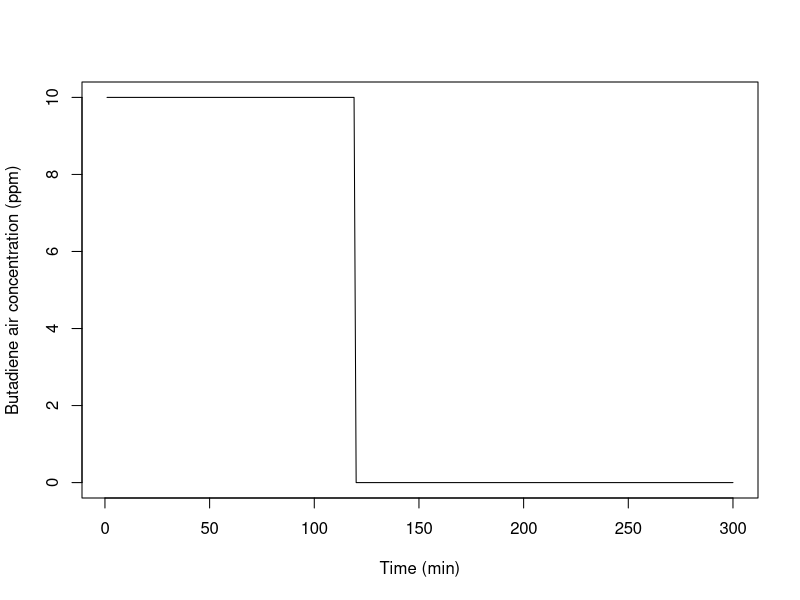
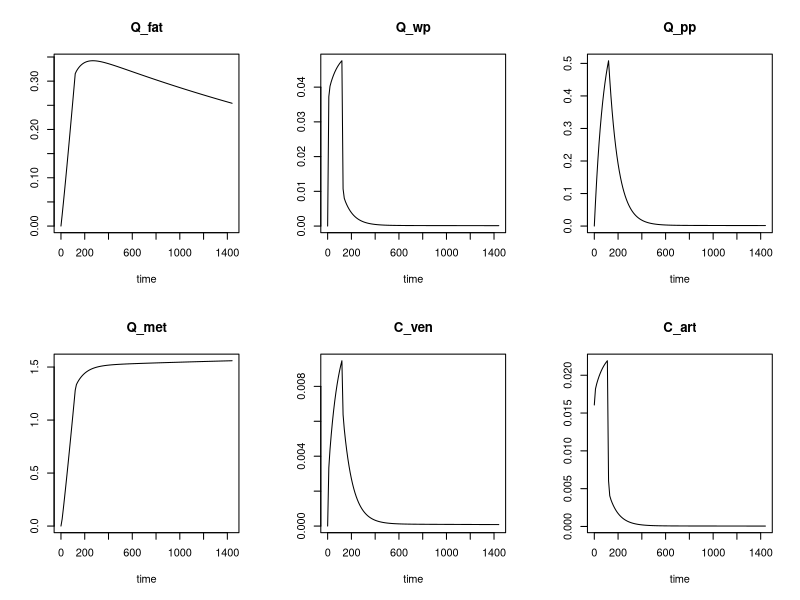
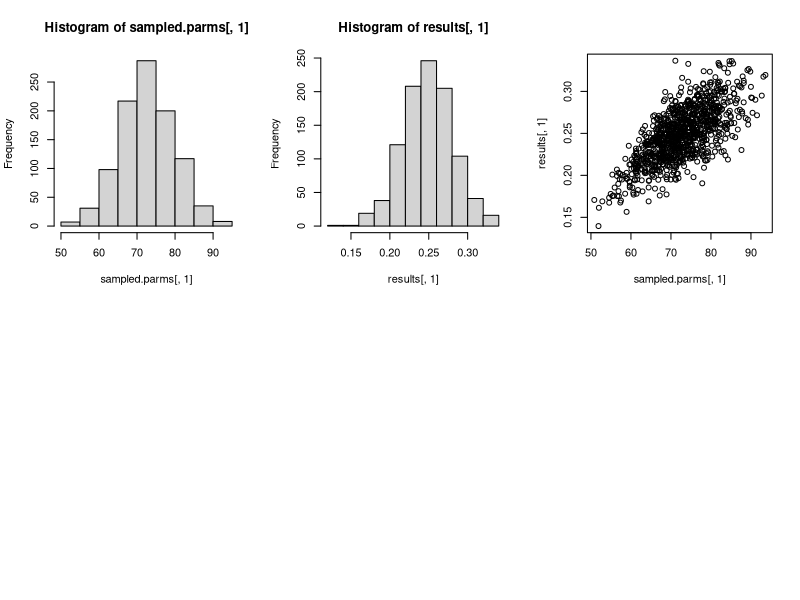

The R source for these figures, in order:
# Define and initialize the state variables
y = c("Q_fat" = 0, # Quantity of butadiene in fat (mg)
      "Q_wp" = 0, # ~ in well-perfused (mg)
      "Q_pp" = 0, # ~ in poorly-perfused (mg)
      "Q_met" = 0) # ~ metabolized (mg)

# Define the model parameters
# Units:
# Volumes: liter
# Time: minute
# Flows: liter / minute
parameters = c(
  "BDM" = 73, # Body mass (kg)
  "Height" = 1.6, # Body height (m)
  "Age" = 40, # in years
  "Sex" = 1, # code 1 is male, 2 is female
  "Flow_pul" = 5, # Pulmonary ventilation rate (L/min)
  "Pct_Deadspace" = 0.7, # Fraction of pulmonary deadspace
  "Vent_Perf" = 1.14, # Ventilation over perfusion ratio
  "Pct_LBDM_wp" = 0.2, # wp tissue as fraction of lean mass
  "Pct_Flow_fat" = 0.1, # Fraction of cardiac output to fat
  "Pct_Flow_pp" = 0.35, # ~ to pp
  "PC_art" = 2, # Blood/air partition coefficient
  "PC_fat" = 22, # Fat/blood ~
  "PC_wp" = 0.8, # wp/blood ~
  "PC_pp" = 0.8, # pp/blood ~
  "Kmetwp" = 0.25) # Rate constant for metabolism

C_inh = approxfun(x = c(0,120), y = c(10,0),
                  method="constant", f=0, rule=2)

# Check the input concentration profile just defined
plot(C_inh(1:300), xlab = "Time (min)",
     ylab = "Butadiene air concentration (ppm)", type = "l")

# Define the model equations
bd.model = function(t, y, parameters) {
  with (as.list(y), {
    with (as.list(parameters), {
      # Define some useful constants
      MW_bu = 54.0914 # butadiene molecular weight (in grams)
      ppm_per_mM = 24450 # ppm to mM under normal conditions
      # Conversions from/to ppm
      ppm_per_mg_per_l = ppm_per_mM / MW_bu
      mg_per_l_per_ppm = 1 / ppm_per_mg_per_l
      # Calculate Flow_alv from total pulmonary flow
      Flow_alv = Flow_pul * (1 - Pct_Deadspace)
      # Calculate total blood flow from Flow_alv and the V/P ratio
      Flow_tot = Flow_alv / Vent_Perf
      # Calculate fraction of body fat
      Pct_BDM_fat = (1.2 * BDM / (Height * Height) - 10.8
                     *(2 - Sex) +
                       0.23 * Age - 5.4) * 0.01
      # Actual volumes, 10% of body mass (bones…) get no butadiene
      Eff_V_fat = Pct_BDM_fat * BDM
      Eff_V_wp = Pct_LBDM_wp * BDM * (1 - Pct_BDM_fat)
      Eff_V_pp = 0.9 * BDM - Eff_V_fat - Eff_V_wp
      # Calculate actual blood flows from total flow and percent flows
      Flow_fat = Pct_Flow_fat * Flow_tot
      Flow_pp = Pct_Flow_pp * Flow_tot
      Flow_wp = Flow_tot * (1 - Pct_Flow_pp - Pct_Flow_fat)
      # Calculate the concentrations
      C_fat = Q_fat / Eff_V_fat
      C_wp = Q_wp / Eff_V_wp
      C_pp = Q_pp / Eff_V_pp
      # Venous blood concentrations at the organ exit
      Cout_fat = C_fat / PC_fat
      Cout_wp = C_wp / PC_wp
      Cout_pp = C_pp / PC_pp
      # Sum of Flow * Concentration for all compartments
      dQ_ven = Flow_fat * Cout_fat + Flow_wp * Cout_wp + Flow_pp * Cout_pp
      C_inh.current = C_inh(t) # to avoid calling C_inh() twice
      # Arterial blood concentration
      # Convert input given in ppm to mg/l to match other units
      C_art = (Flow_alv * C_inh.current * mg_per_l_per_ppm + dQ_ven) / (Flow_tot + Flow_alv / PC_art)
      # Venous blood concentration (mg/L)
      C_ven = dQ_ven / Flow_tot
      # Alveolar air concentration (mg/L)
      C_alv = C_art / PC_art
      # Exhaled air concentration (ppm!)
      if (C_alv <= 0) {
        C_exh = 10E-30 # avoid round off errors
      } else {
        C_exh = (1 - Pct_Deadspace) * C_alv * ppm_per_mg_per_l +
          Pct_Deadspace * C_inh.current
      }
      # Quantity metabolized in liver (included in well-perfused)
      dQmet_wp = Kmetwp * Q_wp
      # Differentials for quantities
      dQ_fat = Flow_fat * (C_art - Cout_fat)
      dQ_wp = Flow_wp * (C_art - Cout_wp) - dQmet_wp
      dQ_pp = Flow_pp * (C_art - Cout_pp)
      dQ_met = dQmet_wp
      # The function bd.model must return at least the derivatives
      list(c(dQ_fat, dQ_wp, dQ_pp, dQ_met), # derivatives
           c("C_ven" = C_ven, "C_art" = C_art)) # extra outputs
    }) # end with parameters
  }) # end with y
} # end bd.model

# Define the computation output times
times = seq(from=0, to=1440, by=10)
# Call the ODE solver
library(deSolve)
results = ode(times = times, func = bd.model, y = y, parms = parameters)

# results is basically a table
results
# Plot the results of the simulation
plot(results)
# End
# End Simple Simulation.

# Monte Carlo simulations
# We assume that a simple simulation has already been run, so that
# y, parameters, C_inh, and bd.model have all been defined and that
# deSolve has been loaded.
for (iteration in 1:1000) { # 1000 Monte Carlo simulations…
  # Sample randomly some parameters
  parameters["BDM"] = rnorm(1, 73, 7.3)
  parameters["Flow_pul"] = rnorm(1, 5, 0.5)
  parameters["PC_art"] = rnorm(1, 2, 0.2)
  parameters["Kmetwp"] = rnorm(1, 0.25, 0.025)
  # Reduce output times eventually. We only care about time 1440,
  # but time zero still needs to be specified
  times = c(0, 1440)
  # Integrate
  tmp = ode(times = times, func = bd.model, y = y, parms = parameters)
  if (iteration == 1) { # initialize
    results = tmp[2,-1]
    sampled.parms = c(parameters["BDM"],
                      parameters["Flow_pul"],
                      parameters["PC_art"], parameters["Kmetwp"])
  } else { # accumulate
    results = rbind(results, tmp[2,-1])
    sampled.parms = rbind(sampled.parms,
                          c(parameters["BDM"],
                            parameters["Flow_pul"],
                            parameters["PC_art"], parameters["Kmetwp"]))
  }
} # end Monte Carlo loop

# Save the results, specially if they took a long time to compute
save(sampled.parms, results, file="MTC.dat.xz", compress = "xz")
# use load(file="MTC.dat.xz") to read them back in
# Plot the results
hist(sampled.parms[,1])
hist(results[,1])
plot(sampled.parms[,1], results[,1])

# End Monte Carlo Simulations.
#============================
